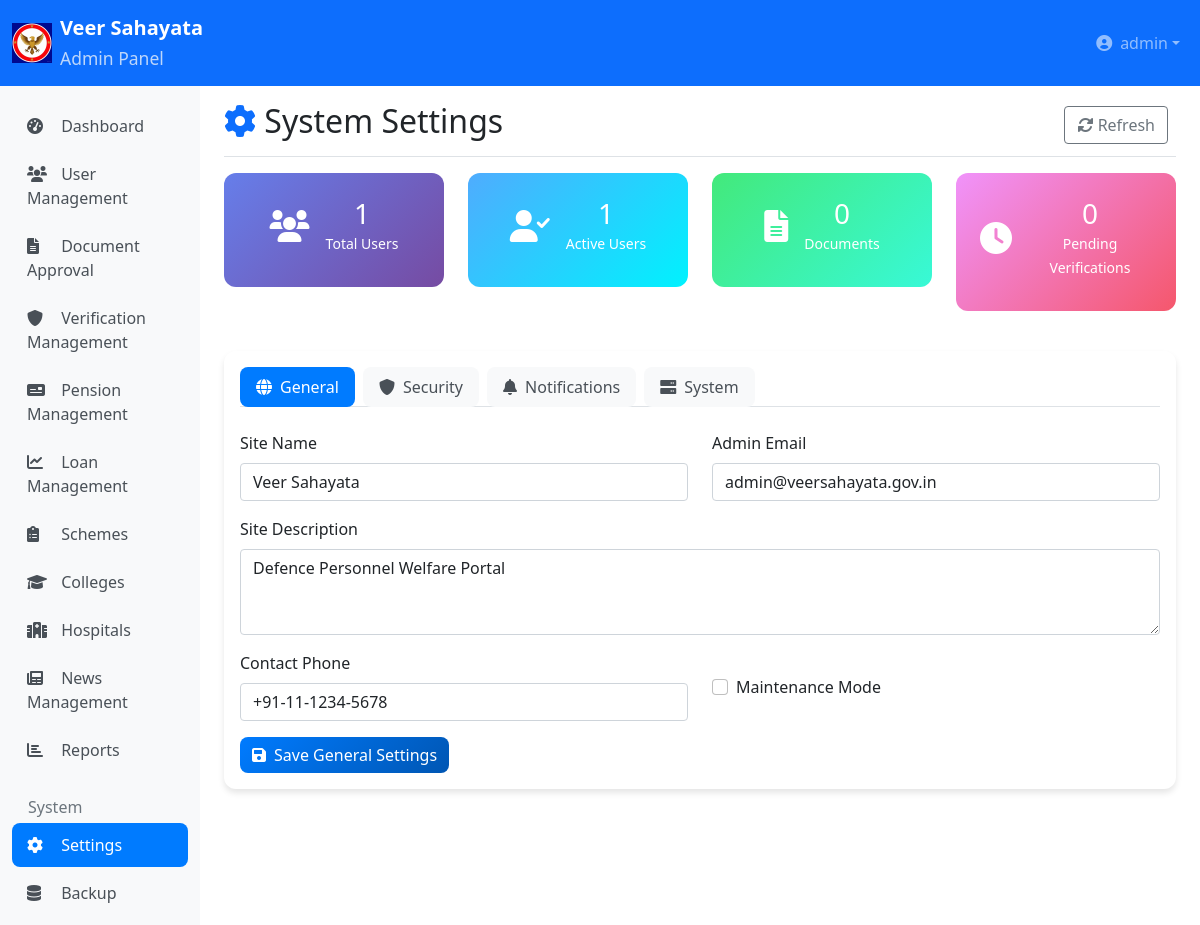
Screenshot of /admin/settings.php (signed in) with the database file from the repository.
### tables this page shows
CREATE TABLE settings (
    id INT AUTO_INCREMENT PRIMARY KEY,
    setting_key VARCHAR(100) NOT NULL UNIQUE,
    setting_value TEXT,
    setting_type ENUM('string', 'number', 'boolean', 'json') DEFAULT 'string',
    description TEXT,
    created_at TIMESTAMP DEFAULT CURRENT_TIMESTAMP,
    updated_at TIMESTAMP DEFAULT CURRENT_TIMESTAMP ON UPDATE CURRENT_TIMESTAMP,
    
    INDEX idx_setting_key (setting_key)
);

### admin/settings.php (the view, shortened to what this page needs)
<?php
require_once '../config/database.php';
try {
    $pdo->exec("CREATE TABLE IF NOT EXISTS settings (
        id INT PRIMARY KEY AUTO_INCREMENT,
        setting_key VARCHAR(100) UNIQUE NOT NULL,
        setting_value TEXT,
        updated_at TIMESTAMP DEFAULT CURRENT_TIMESTAMP ON UPDATE CURRENT_TIMESTAMP
    )");
} catch (PDOException $e) {
}
function getSetting($pdo, $key, $default = '') {
    try {
        $stmt = $pdo->prepare("SELECT setting_value FROM settings WHERE setting_key = ?");
        $stmt->execute([$key]);
        $result = $stmt->fetchColumn();
        return $result !== false ? $result : $default;
    } catch (PDOException $e) {
        return $default;
    }
}
$stats = [];
try {
    $stats['total_users'] = $pdo->query("SELECT COUNT(*) FROM users")->fetchColumn();
    $stats['active_users'] = $pdo->query("SELECT COUNT(*) FROM users WHERE status = 'active'")->fetchColumn();
    $stats['total_documents'] = $pdo->query("SELECT COUNT(*) FROM documents")->fetchColumn() ?? 0;
    $stats['pending_verifications'] = $pdo->query("SELECT COUNT(*) FROM user_verifications WHERE status = 'pending'")->fetchColumn() ?? 0;
    $stats['database_size'] = "N/A";
} catch (PDOException $e) {
    $stats = ['total_users' => 0, 'active_users' => 0, 'total_documents' => 0, 'pending_verifications' => 0, 'database_size' => 'N/A'];
}
?>
<!DOCTYPE html>
<html lang="en">
<head>
    <link href="https://cdn.jsdelivr.net/npm/bootstrap@5.1.3/dist/css/bootstrap.min.css" rel="stylesheet">
    <link href="https://cdnjs.cloudflare.com/ajax/libs/font-awesome/6.0.0/css/all.min.css" rel="stylesheet">
</head>
<body>
    <?php include '../includes/admin_header.php'; ?>
    <div class="container-fluid">
        <div class="row">
            <?php include '../includes/admin_sidebar.php'; ?>
            <main class="col-md-9 ms-sm-auto col-lg-10 px-md-4">
                <div class="d-flex justify-content-between flex-wrap flex-md-nowrap align-items-center pt-3 pb-2 mb-3 border-bottom">
                    <h1 class="h2"><i class="fas fa-cog text-primary"></i> System Settings</h1>
                    <div class="btn-toolbar mb-2 mb-md-0">
                        <div class="btn-group me-2">
                            <button class="btn btn-outline-secondary" onclick="location.reload()">
                                <i class="fas fa-sync-alt"></i> Refresh
                            </button>
                        </div>
                    </div>
                </div>
                <div class="row mb-4">
                    <div class="col-md-3">
                        <div class="stat-card text-center">
                            <div class="d-flex align-items-center justify-content-center mb-2">
                                <i class="fas fa-users fa-2x me-3"></i>
                                <div>
                                    <h3 class="mb-0"><?php echo number_format($stats['total_users']); ?></h3>
                                    <small>Total Users</small>
                                </div>
                            </div>
                        </div>
                    </div>
                    <div class="col-md-3">
                        <div class="stat-card success text-center">
                            <div class="d-flex align-items-center justify-content-center mb-2">
                                <i class="fas fa-user-check fa-2x me-3"></i>
                                <div>
                                    <h3 class="mb-0"><?php echo number_format($stats['active_users']); ?></h3>
                                    <small>Active Users</small>
                                </div>
                            </div>
                        </div>
                    </div>
                    <div class="col-md-3">
                        <div class="stat-card info text-center">
                            <div class="d-flex align-items-center justify-content-center mb-2">
                                <i class="fas fa-file-alt fa-2x me-3"></i>
                                <div>
                                    <h3 class="mb-0"><?php echo number_format($stats['total_documents']); ?></h3>
                                    <small>Documents</small>
                                </div>
                            </div>
                        </div>
                    </div>
                    <div class="col-md-3">
                        <div class="stat-card warning text-center">
                            <div class="d-flex align-items-center justify-content-center mb-2">
                                <i class="fas fa-clock fa-2x me-3"></i>
                                <div>
                                    <h3 class="mb-0"><?php echo number_format($stats['pending_verifications']); ?></h3>
                                    <small>Pending Verifications</small>
                                </div>
                            </div>
                        </div>
                    </div>
                </div>
                <div class="settings-card">
                    <div class="card-body">
                        <ul class="nav nav-tabs" id="settingsTabs" role="tablist">
                            <li class="nav-item" role="presentation">
                                <button class="nav-link active" id="general-tab" data-bs-toggle="tab" data-bs-target="#general" type="button" role="tab">
                                    <i class="fas fa-globe me-2"></i>General
                                </button>
                            </li>
                            <li class="nav-item" role="presentation">
                                <button class="nav-link" id="security-tab" data-bs-toggle="tab" data-bs-target="#security" type="button" role="tab">
                                    <i class="fas fa-shield-alt me-2"></i>Security
                                </button>
                            </li>
                            <li class="nav-item" role="presentation">
                                <button class="nav-link" id="notifications-tab" data-bs-toggle="tab" data-bs-target="#notifications" type="button" role="tab">
                                    <i class="fas fa-bell me-2"></i>Notifications
                                </button>
                            </li>
                            <li class="nav-item" role="presentation">
                                <button class="nav-link" id="system-tab" data-bs-toggle="tab" data-bs-target="#system" type="button" role="tab">
                                    <i class="fas fa-server me-2"></i>System
                                </button>
                            </li>
                        </ul>
                        <div class="tab-content mt-4" id="settingsTabContent">
                            <div class="tab-pane fade show active" id="general" role="tabpanel">
                                <form method="POST">
                                    <div class="row">
                                        <div class="col-md-6">
                                            <div class="mb-3">
                                                <label for="site_name" class="form-label">Site Name</label>
                                                <input type="text" class="form-control" id="site_name" name="site_name"
                                                       value="<?php echo htmlspecialchars(getSetting($pdo, 'site_name', 'Veer Sahayata')); ?>">
                                            </div>
                                        </div>
                                        <div class="col-md-6">
                                            <div class="mb-3">
                                                <label for="admin_email" class="form-label">Admin Email</label>
                                                <input type="email" class="form-control" id="admin_email" name="admin_email"
                                                       value="<?php echo htmlspecialchars(getSetting($pdo, 'admin_email', 'admin@veersahayata.gov.in')); ?>">
                                            </div>
                                        </div>
                                    </div>
                                    <div class="mb-3">
                                        <label for="site_description" class="form-label">Site Description</label>
                                        <textarea class="form-control" id="site_description" name="site_description" rows="3"><?php echo htmlspecialchars(getSetting($pdo, 'site_description', 'Welfare portal for Indian Defence Personnel and their families')); ?></textarea>
                                    </div>
                                    <div class="row">
                                        <div class="col-md-6">
                                            <div class="mb-3">
                                                <label for="contact_phone" class="form-label">Contact Phone</label>
                                                <input type="tel" class="form-control" id="contact_phone" name="contact_phone"
                                                       value="<?php echo htmlspecialchars(getSetting($pdo, 'contact_phone', '+91-11-1234-5678')); ?>">
                                            </div>
                                        </div>
                                        <div class="col-md-6">
                                            <div class="mb-3">
                                                <div class="form-check mt-4">
                                                    <input class="form-check-input" type="checkbox" id="maintenance_mode" name="maintenance_mode"
                                                           <?php echo getSetting($pdo, 'maintenance_mode', '0') ? 'checked' : ''; ?>>
                                                    <label class="form-check-label" for="maintenance_mode">
                                                        Maintenance Mode
                                                    </label>
                                                </div>
                                            </div>
                                        </div>
                                    </div>
                                    <button type="submit" class="btn btn-primary">
                                        <i class="fas fa-save me-2"></i>Save General Settings
                                    </button>
                                </form>
                            </div>
                        </div>
                    </div>
                </div>
            </main>
        </div>
    </div>
</body>
</html>

### admin/settings.php (style rules this page uses)
.settings-card { border: none; border-radius: 12px; box-shadow: 0 4px 6px rgba(0, 0, 0, 0.1); transition: transform 0.2s; margin-bottom: 20px; }
.stat-card { background: linear-gradient(135deg, #667eea 0%, #764ba2 100%); color: white; border-radius: 12px; padding: 1.5rem; margin-bottom: 1rem; }
.stat-card.success { background: linear-gradient(135deg, #4facfe 0%, #00f2fe 100%); }
.stat-card.warning { background: linear-gradient(135deg, #f093fb 0%, #f5576c 100%); }
.stat-card.info { background: linear-gradient(135deg, #43e97b 0%, #38f9d7 100%); }
.nav-tabs .nav-link { border-radius: 8px; margin-right: 8px; border: none; background: #f8f9fa; color: #495057; }
.nav-tabs .nav-link.active { background: #007bff; color: white; }
.btn-primary { background: linear-gradient(135deg, #007bff 0%, #0056b3 100%); border: none; border-radius: 8px; }

### rows the page displays
settings: admin_email "admin@veersahayata.gov.in"
settings: site_description "Defence Personnel Welfare Portal"

### other values shown
$_SESSION['username'] "admin"
$stats['total_users'] "1"
$stats['active_users'] "1"
$stats['total_documents'] "0"
$stats['pending_verifications'] "0"
